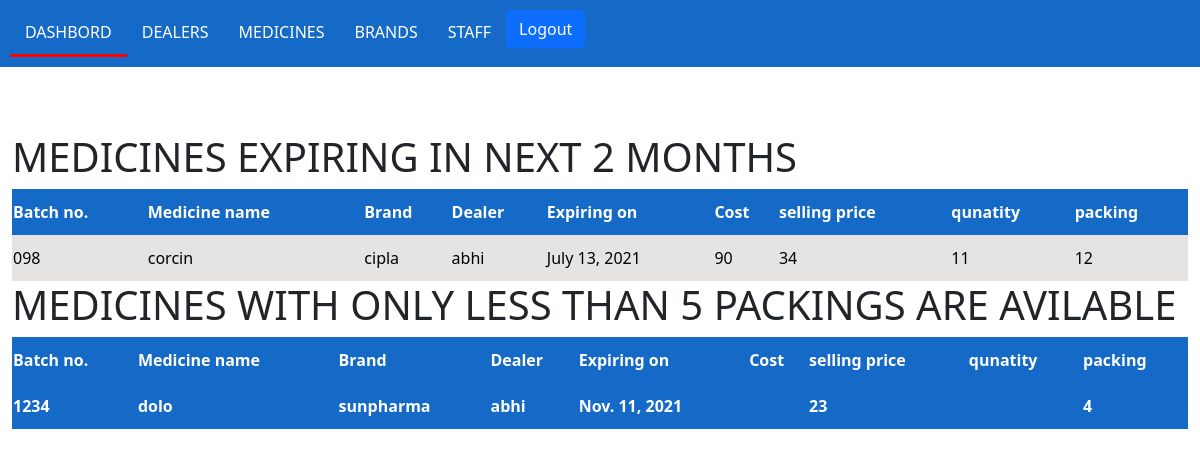
The page /dashboard (signed in) on the database its author committed.
### backstore/models.py (models this page shows)
class Medicine(models.Model):
	name = models.CharField(max_length=200)
	dealer = models.ForeignKey(Dealer,on_delete=models.CASCADE)
	brand = models.ForeignKey(Brand,on_delete=models.CASCADE)
	quantity = models.IntegerField()
	packing = models.IntegerField()
	cost = models.IntegerField()
	selling_price = models.IntegerField()
	expiry_date = models.DateField()
	batch_no = models.CharField(max_length=100)
	def __str__(self):
		return self.name + " ---- " + self.batch_no + " ---- " + str(self.expiry_date)

class Brand(models.Model):
	name = models.CharField(max_length=200)
	def __str__(self):
		return self.name

class Dealer(models.Model):
	name = models.CharField(max_length=100)
	contact = models.IntegerField()
	address = models.CharField(max_length=200)
	def __str__(self):
		return self.name

### backstore/views.py (the view)
# urls.py: path('dashboard',views.dashboard,name='dashboard'),
def dashboard(request):
	if not request.session.get('user_logged_in'):
		return redirect('/user')
	expiring_medicines = checkexpiry()
	print(expiring_medicines)
	stock = checkstock()
	template = loader.get_template('dashboard.html')
	data = {
		'expiring_medicines' : expiring_medicines,
		'stock' : stock,
	}
	return HttpResponse(template.render(data,request))

### backstore/views.py (called while the page is built)
def checkexpiry():
	today = datetime.now()
	time_diff = timedelta(days=60)
	des_date = (today + time_diff)
	expiring_medicines = Medicine.objects.filter( expiry_date__range=(today, des_date))
	return expiring_medicines

def checkstock():
	stock = Medicine.objects.filter( packing__range= (0,5))
	return stock

### backstore/templates/dashboard.html
{%extends 'layouts/master.html' %}
{% block content %}
	<div class="expiring_medicines" style=" width: 100%;">
		<h1>MEDICINES EXPIRING IN NEXT 2 MONTHS</h1>
		<table>
			<thead>
				<tr>
					<th>Batch no.</th>
					<th>Medicine name</th>
					<th>Brand</th>
					<th>Dealer</th>
					<th>Expiring on</th>
					<th>Cost</th>
					<th>selling price</th>
					<th>qunatity</th>
					<th>packing</th>
				</tr>
			</thead>
			<tbody>
					{% for medicine in expiring_medicines %}
			<tr>
				<td>{{ medicine.batch_no }}</td>
				<td>{{ medicine.name }}</td>
				<td>{{ medicine.brand }}</td>
				<td>{{ medicine.dealer }}</td>
				<td>{{ medicine.expiry_date }}</td>
				<td>{{ medicine.cost }}</td>
				<td>{{ medicine.selling_price }}</td>
				<td>{{ medicine.quantity }}</td>
				<td>{{ medicine.packing }}</td>
			</tr>
			{% endfor %}
			</tbody>
		</table>
	<div class="check stock" style=" width: 100%;">
	<h1>MEDICINES WITH ONLY LESS THAN 5 PACKINGS ARE AVILABLE</h1>
		<table>
			<thead>
				<tr>
					<th>Batch no.</th>
					<th>Medicine name</th>
					<th>Brand</th>
					<th>Dealer</th>
					<th>Expiring on</th>
					<th>Cost</th>
					<th>selling price</th>
					<th>qunatity</th>
					<th>packing</th>
				</tr>
			</thead>
			<tbody>
				{% for i in stock %}
				<tr>
					<th>{{ i.batch_no }}</th>
					<th>{{ i.name }}</th>
					<th>{{ i.brand }}</th>
					<th>{{ i.dealer }}</th>
					<th>{{ i.expiry_date }}</th>
					<th>{{ i.Cost }}</th>
					<th>{{ i.selling_price }}</th>
					<th>{{ i.qunatity }}</th>
					<th>{{ i.packing }}</th>
				</tr>
			{% endfor %}
			</tbody>
		</table>
	</div>
</div>
{% endblock %}

### backstore/templates/layouts/master.html (style rules this page uses)
table { width:100%; padding-top: 0; text-align: left; background-color: white; border-collapse: collapse; }
th { text-align: left; background-color: #1569C7; padding-top: 12px; padding-bottom: 12px; text-align: left; color: white; }
tr { text-align: left; background-color: #E5E4E2; padding-top: 12px; padding-bottom: 12px; text-align: left; color: black; }
td { padding-top: 12px; padding-bottom: 12px; }

### rows shown on the page
Medicine: batch_no "098", name "corcin", brand "cipla", dealer "abhi", expiry_date "July 13, 2021", cost "90", selling_price "34", quantity "11", packing "12"
Medicine: batch_no "1234", name "dolo", brand "sunpharma", dealer "abhi", expiry_date "Nov. 11, 2021", selling_price "23", packing "4"
